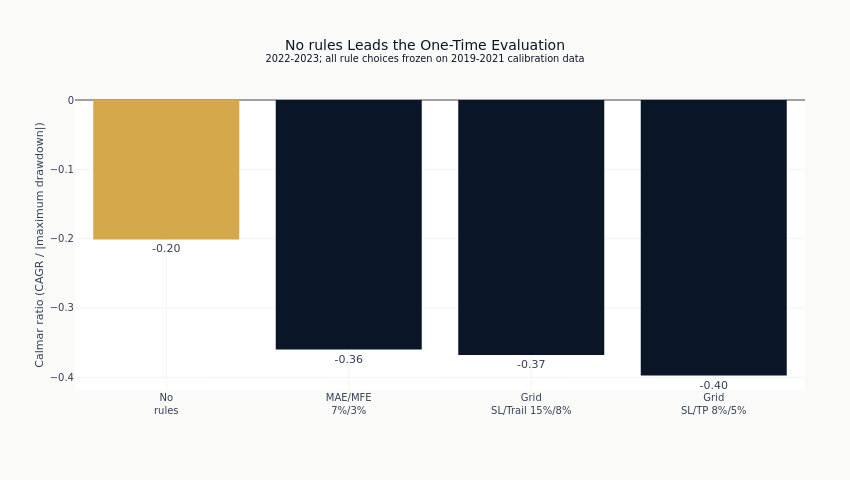

The code cell stored with this chart in its notebook:
### Markdown cell above
The trade columns count closed trades and the win rate is computed over those same trades, so
both describe the positions that actually finished. Read them alongside the equity-curve columns
rather than instead of them: a configuration can close few trades and still shape the curve,
because the rules act on positions that remain open as well.

### Code cell
plot_rows = comparison.sort("calmar", descending=True)
plot_labels = [name.replace(" ", "<br>", 1) for name in plot_rows["configuration"]]
fig = go.Figure(
    go.Bar(
        x=plot_labels,
        y=plot_rows["calmar"],
        marker_color=[
            COLORS["amber"] if name == winner["configuration"] else COLORS["blue"]
            for name in plot_rows["configuration"]
        ],
        text=[f"{value:.2f}" for value in plot_rows["calmar"]],
        textposition="outside",
        cliponaxis=False,
        customdata=np.column_stack([plot_rows["sharpe"], plot_rows["cagr"], plot_rows["max_dd"]]),
        hovertemplate=(
            "Calmar: %{y:.2f}<br>Sharpe: %{customdata[0]:.2f}<br>"
            "CAGR: %{customdata[1]:.1%}<br>Max drawdown: %{customdata[2]:.1%}<extra></extra>"
        ),
    )
)
fig.update_layout(
    width=850,
    height=480,
    margin={"l": 75, "r": 45, "t": 100, "b": 90},
    title=(
        f"{winner['configuration']} Leads the One-Time Evaluation"
        "<br><sup>2022-2023; all rule choices frozen on 2019-2021 calibration data</sup>"
    ),
    xaxis={"title": None, "automargin": True},
    yaxis={"title": "Calmar ratio (CAGR / |maximum drawdown|)", "zeroline": True},
    showlegend=False,
)
show_plotly_with_alt(
    fig,
    "Bars of evaluation-window Calmar per configuration, sorted, with the highest-ranked bar highlighted. Several bars sit below zero.",
)

### Figure 1 — Plotly figure (JSON) as saved in the notebook; plotly's stock layout.template omitted (floating-point values rounded to 4 significant figures)
{"data": [{"cliponaxis": false, "customdata": [[-0.2254, -0.06503, -0.3232], [-0.8273, -0.09186, -0.2552], [-0.7781, -0.1328, -0.3608], [-1.092, -0.1511, -0.3801]], "hovertemplate": "Calmar: %{y:.2f}<br>Sharpe: %{customdata[0]:.2f}<br>CAGR: %{customdata[1]:.1%}<br>Max drawdown: %{customdata[2]:.1%}<extra></extra>", "marker": {"color": ["#D4A84B", "#0a1628", "#0a1628", "#0a1628"]}, "text": ["-0.20", "-0.36", "-0.37", "-0.40"], "textposition": "outside", "type": "bar", "x": ["No<br>rules", "MAE/MFE<br>7%/3%", "Grid<br>SL/Trail 15%/8%", "Grid<br>SL/TP 8%/5%"], "y": [-0.2012, -0.36, -0.368, -0.3974]}], "layout": {"height": 480, "margin": {"b": 90, "l": 75, "r": 45, "t": 100}, "showlegend": false, "title": {"text": "No rules Leads the One-Time Evaluation<br><sup>2022-2023; all rule choices frozen on 2019-2021 calibration data</sup>"}, "width": 850, "xaxis": {"automargin": true, "title": {}}, "yaxis": {"title": {"text": "Calmar ratio (CAGR / |maximum drawdown|)"}, "zeroline": true}}}
